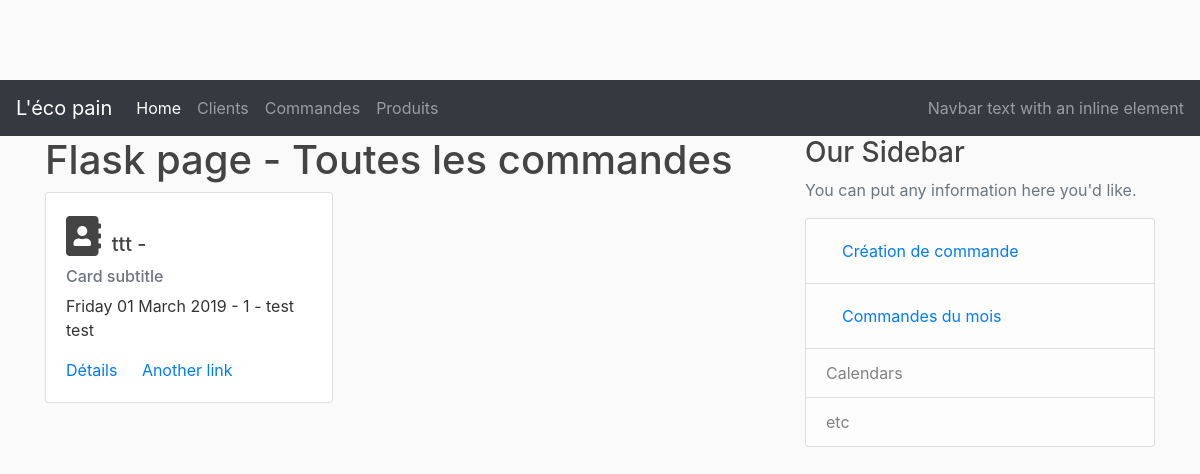
The page /orders on the database as committed earlier.
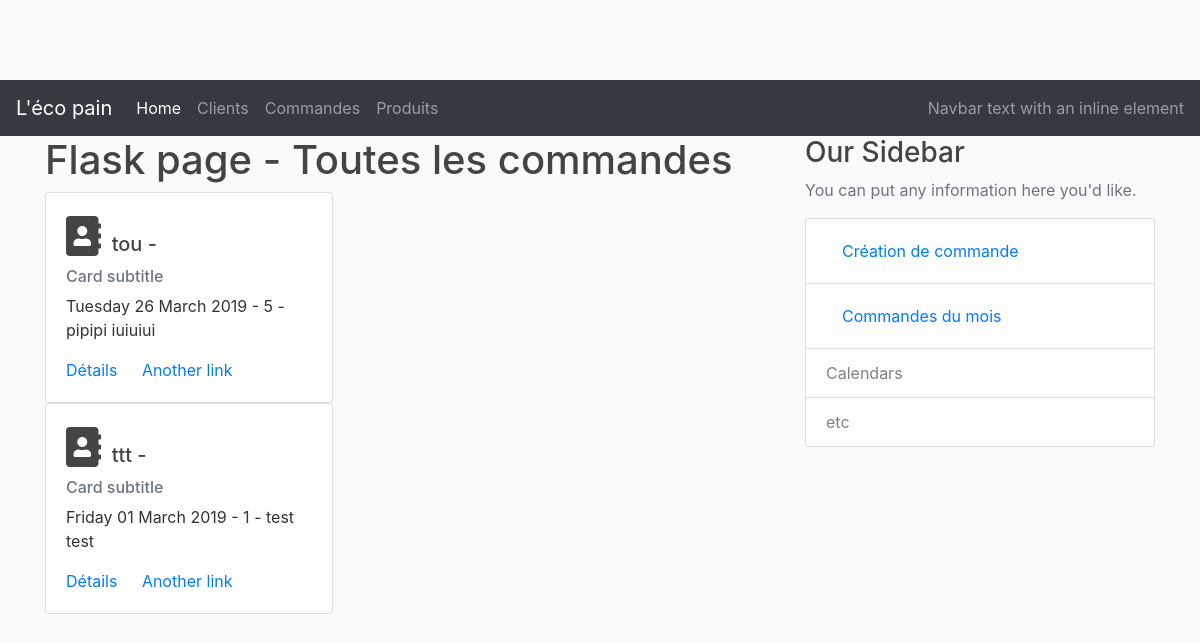
The same page on the database as committed later.
### lecopain/models.py (models this page shows, shortened)
class Order(db.Model):
    __tablename__ = 'orders'
    id = db.Column(db.Integer, primary_key=True)
    title = db.Column(db.String(50), nullable=False)
    order_dt = db.Column(db.DateTime)
    created_at = db.Column(db.DateTime, nullable=False, default=datetime.utcnow)
    customer_id = db.Column(db.Integer, db.ForeignKey('customers.id'), nullable=False)

### lecopain/routes.py (the view)
@app.route("/orders", methods=['GET', 'POST'])
def orders():
    orders = Order.query.order_by(Order.order_dt.desc()).all()
    customerMap = {}
    for order in orders :
        customer = Customer.query.get_or_404(order.customer_id)
        customerMap[customer.id] = str(customer.firstname + " " + customer.lastname)
        print("addd : " + customerMap[customer.id])
    for item in customerMap.items() :
        print (str(item))
    return render_template('/orders/orders.html', orders=orders, customerMap=customerMap, title="Toutes les commandes")

### lecopain/templates/orders/orders.html
{% extends "layout.html" %}
{% block content %}
    {% for order in orders %}
    <div class="card" style="width: 18rem;">
        <div class="card-body">
            <h5 class="card-title">
                    <span style="font-size: 2em;">
                            <i class="fas fa-address-book "></i>
                    </span>
                    {{order.title}} - {{order.status}}</h5>
            <h6 class="card-subtitle mb-2 text-muted">Card subtitle</h6>
            <p class="card-text">{{ order.order_dt.strftime('%A %d %B %Y') }} - {{ order.customer_id }} - {{customerMap[order.customer_id]}}</p>
            <a href="/orders/{{order.id}}" class="card-link">Détails</a>
            <a href="#" class="card-link">Another link</a>
        </div>
    </div>
    {% endfor %}
{% endblock %}
{% block right_menu %}
<div class="content-section">
    <h3>Our Sidebar</h3>
    <p class='text-muted'>You can put any information here you'd like.
        <ul class="list-group">
        <li class="list-group-item list-group-item-light">
                <a class="nav-link" href="/orders/new">Création de commande</a></li>
        <li class="list-group-item list-group-item-light">
                <a class="nav-link" href="/orders/month/0">Commandes du mois</a></li>
        <li class="list-group-item list-group-item-light">Calendars</li>
        <li class="list-group-item list-group-item-light">etc</li>
        </ul>
    </p>
</div>
{% endblock %}

### lecopain/templates/layout.html (shortened to what this page needs)
<!DOCTYPE html>
<html>
    <head>
        <link rel="stylesheet" href="https://stackpath.bootstrapcdn.com/bootstrap/4.2.1/css/bootstrap.min.css" />
        <link rel="stylesheet" type="text/css" href="{{ url_for('static', filename='main.css')}}" />
        <link rel="stylesheet" href="https://use.fontawesome.com/releases/v5.7.1/css/all.css" />
        <link rel="stylesheet" href="https://cdnjs.cloudflare.com/ajax/libs/tempusdominus-bootstrap-4/5.0.0-alpha14/css/tempusdominus-bootstrap-4.min.css" />
    </head>
    <body>
        <nav class="navbar navbar-expand-lg navbar-dark bg-dark">
                <a class="navbar-brand" href="#">L'éco pain</a>
                <div class="collapse navbar-collapse" id="navbarText">
                  <ul class="navbar-nav mr-auto">
                    <li class="nav-item active">
                      <a class="nav-link" href="/">Home <span class="sr-only">(current)</span></a>
                    </li>
                    <li class="nav-item">
                      <a class="nav-link" href="/customers">Clients</a>
                    </li>
                    <li class="nav-item">
                      <a class="nav-link" href="/orders">Commandes</a>
                    </li>
                    <li class="nav-item">
                        <a class="nav-link" href="/products">Produits</a>
                      </li>
                  </ul>
                  <span class="navbar-text">
                    Navbar text with an inline element
                  </span>
                </div>
              </nav>
        <div class="container">
                <div class="row">
                  <div class="col-md-8">
                    {% if title %}
                      <h1>Flask page - {{ title }}</h1>
                    {% endif %}
                    {% block content %}  {% endblock %}
                  </div>
                  <div class="col-md-4">
                      {% block right_menu %} {% endblock %}
                  </div>
                </div>
            </div>
    </body>
</html>

### lecopain/static/main.css (style rules this page uses)
body { background: #fafafa; color: #333333; margin-top: 5rem; }
h1, h2, h3, h4, h5, h6 { color:#444444; }

Rows that differ between the two databases and show on the page:
added Order: title "tou", order_dt "Tuesday 26 March 2019", customer_id "5", customerMap "pipipi iuiuiui"
